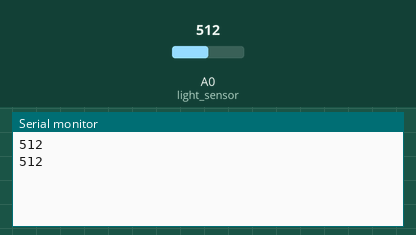
Bench run of a sketch on a simulated Arduino Uno, built with avr-gcc and run on an emulated ATmega328P. On the bench: the last lines printed to the serial monitor. The test bench sets the inputs (shaded band); at power-on: A0 (light_sensor) = 512.

Above: at 1.8 s.
1.9 s: A0 (light_sensor) set to 716
At 2.8 s:
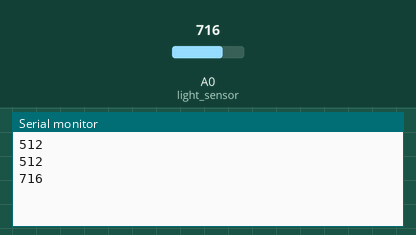
3.4 s: A0 (light_sensor) set to 900
At 4.4 s:
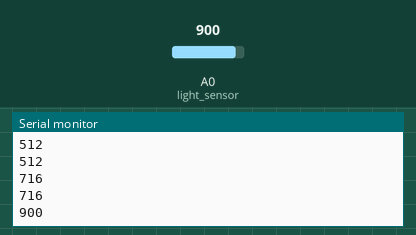
Timing chart, 0 to 6.4 s (numbered marks = the images above; inputs shaded):
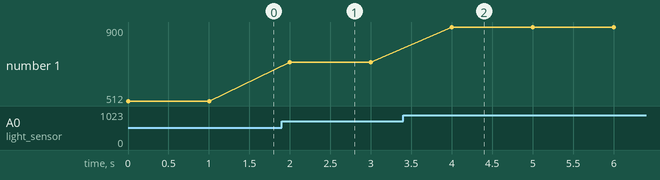

The sketch:

VALEUR_ANALOGIQUE_Photeresistance.ino
```cpp
#define light_sensor A0

void setup(){
Serial.begin(9600);     // Communication started with 9600 baud
}
void loop(){
int light_value=analogRead(light_sensor); // Incoming analog signal read and appointed    //sensor
Serial.println(light_value);   //Wrote serial port
delay(1000);
}
```

Measured:
- after the input at 1.9 s, the serial monitor: prints a new line after 0.10 s (image 1)
- after the input at 3.4 s, the serial monitor: prints a new line after 0.60 s (image 2)
- plotted number 1: 512 → 716 after the input at 1.9 s, 716 → 900 after the input at 3.4 s
